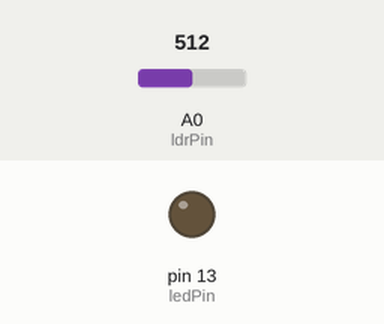
The sketch below on a simulated Arduino Uno, built with avr-gcc and run on an emulated ATmega328P. Shown: output pins drawn as LEDs (lit = HIGH). Inputs (shaded band) come from the test bench; at power-on: A0 (ldrPin) = 512.

Above: at 1.2 s.
1.3 s: A0 (ldrPin) set to 485
At 2.0 s:
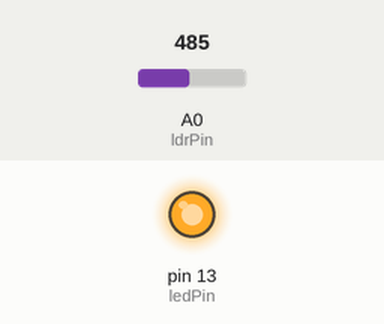
2.8 s: A0 (ldrPin) set to 510
At 3.1 s:
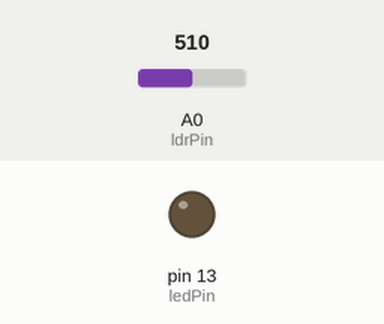
4.3 s: A0 (ldrPin) set to 490
At 5.4 s:
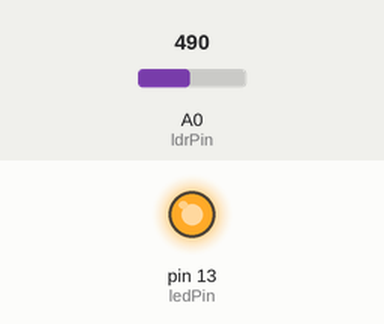
Timing chart, 0 to 7.3 s (numbered marks = the images above; inputs shaded):
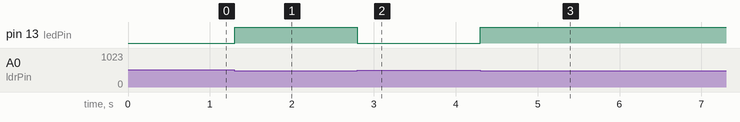

The sketch:

i2c.ino
```cpp
// i2c


const int ldrPin = A0;
const int ledPin = 13; // LED connected to digital pin 13

void setup() {
  pinMode(ledPin, OUTPUT);
}

void loop() {
  int ldrValue = analogRead(ldrPin);

  if (ldrValue < 500) { // Adjust the threshold as needed
    digitalWrite(ledPin, HIGH); // Turn on the LED
  } else {
    digitalWrite(ledPin, LOW); // Turn off the LED
  }
}
```

Measured:
- the behaviour switches between 500 and 499 on A0 (ldrPin) (found by bisection; images 0 and 1)
- after the input at 1.3 s, pin 13 (ledPin): LOW → HIGH at once
- after the input at 2.8 s, pin 13 (ledPin): HIGH → LOW at once
- after the input at 4.3 s, pin 13 (ledPin): LOW → HIGH at once
